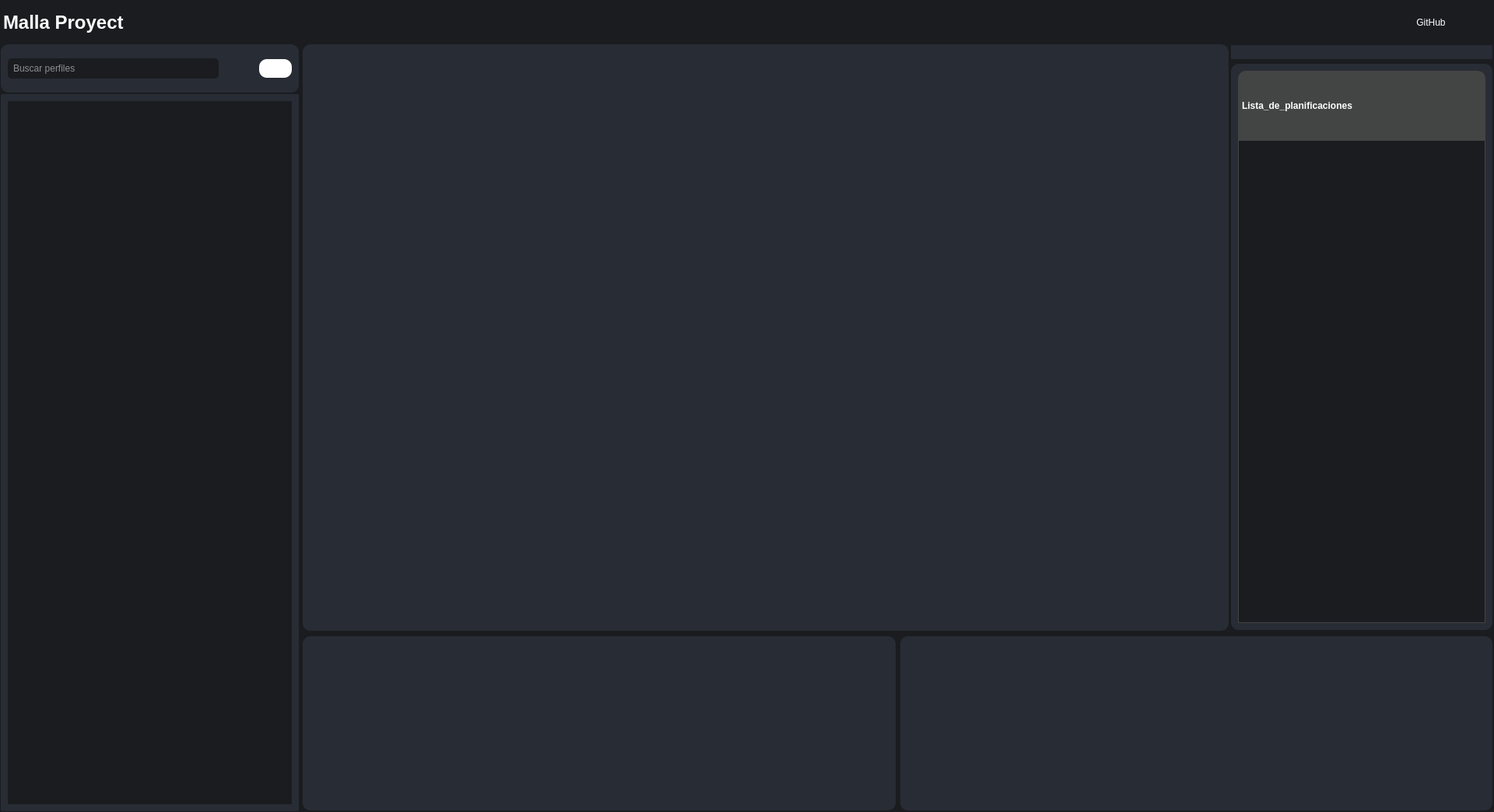
<?xml version="1.0" encoding="UTF-8"?>
<ui version="4.0">
 <class>MainWindow</class>
 <widget class="QMainWindow" name="MainWindow">
  <property name="geometry">
   <rect>
    <x>0</x>
    <y>0</y>
    <width>1920</width>
    <height>1044</height>
   </rect>
  </property>
  <property name="windowTitle">
   <string>MainWindow</string>
  </property>
  <property name="styleSheet">
   <string notr="true">QFrame , QWidget {
    background-color: #1A1C20;
    border: none;
    color: #FFFFFF;
}
#titulo{
    font-size: 24px;
    font-weight: bold;
}

#frame_barra_busqueda, #frame_contenedor_perfiles, #frame_informacion_perfil, #frame_informacion_planificacion,#frame_contenedor_planificaciones,#frame_informacion_curso, #frame_contenedor_malla{
    background-color: #282C34; 
    border-radius: 10px;
    color: white;	
}

#frame_contenedor_perfiles, #frame_barra_superior{
    border-radius: 2px;
}

#boton_tema , #boton_github, #boton_ayuda {
    border: none;
	color: white; 
	background-color: #1A1C20;
	border-radius: 5px;
	padding: 3px;
}
#boton_tema:hover,
#boton_github:hover,
#boton_buscar:hover,
#boton_ayuda:hover {
    background-color: #3C4048;         
	border-radius: 10px;      
}

#boton_crear_perfil:hover{
    background-color: #bcc5d6;    
}

#boton_crear_perfil{
    background-color: #FFFFFF; 
	border-radius: 10px;
	padding: 5px;
}

#boton_buscar{
	border-radius: 5px;
	padding: 5px;
	background-color: rgba(0,0,0,0); 
}

 #linea_buscar{
	border-radius: 5px;
	padding: 5px;
}


#frame_lista_planificaciones{
    background-color: #212121;
    color: #B0BEC5;
    border-top-right-radius: 10px;
    border-top-left-radius: 10px;
}

#frame_barra_superior_lista_planificacion{
    background-color: #434444; 
	border-top-right-radius: 10px;
    border-top-left-radius: 10px;
	padding:5%;
}


#label_lista_planificaciones{
    font-weight: bold;  
    background-color: #434444; 
	color: #FFFFFF;     
}

#scrollArea_lista_planificacion{
    border: 1px solid #434444;
}


</string>
  </property>
  <widget class="QWidget" name="centralwidget">
   <layout class="QVBoxLayout" name="verticalLayout" stretch="2,35">
    <property name="spacing">
     <number>0</number>
    </property>
    <property name="leftMargin">
     <number>1</number>
    </property>
    <property name="topMargin">
     <number>1</number>
    </property>
    <property name="rightMargin">
     <number>1</number>
    </property>
    <property name="bottomMargin">
     <number>1</number>
    </property>
    <item>
     <widget class="QFrame" name="frame_barra_superior">
      <property name="frameShape">
       <enum>QFrame::Shape::StyledPanel</enum>
      </property>
      <property name="frameShadow">
       <enum>QFrame::Shadow::Raised</enum>
      </property>
      <layout class="QHBoxLayout" name="horizontalLayout_4">
       <property name="spacing">
        <number>10</number>
       </property>
       <property name="leftMargin">
        <number>3</number>
       </property>
       <property name="rightMargin">
        <number>10</number>
       </property>
       <item>
        <widget class="QLabel" name="titulo">
         <property name="text">
          <string>Malla Proyect</string>
         </property>
        </widget>
       </item>
       <item>
        <spacer name="horizontalSpacer">
         <property name="orientation">
          <enum>Qt::Orientation::Horizontal</enum>
         </property>
         <property name="sizeHint" stdset="0">
          <size>
           <width>1563</width>
           <height>20</height>
          </size>
         </property>
        </spacer>
       </item>
       <item>
        <widget class="QPushButton" name="boton_tema">
         <property name="text">
          <string/>
         </property>
         <property name="icon">
          <iconset>
           <normaloff>../resources/light_theme/moon.svg</normaloff>../resources/light_theme/moon.svg</iconset>
         </property>
         <property name="iconSize">
          <size>
           <width>32</width>
           <height>32</height>
          </size>
         </property>
        </widget>
       </item>
       <item>
        <widget class="QPushButton" name="boton_github">
         <property name="text">
          <string>GitHub</string>
         </property>
         <property name="icon">
          <iconset>
           <normaloff>../resources/light_theme/Github_logo.svg</normaloff>../resources/light_theme/Github_logo.svg</iconset>
         </property>
         <property name="iconSize">
          <size>
           <width>32</width>
           <height>32</height>
          </size>
         </property>
        </widget>
       </item>
       <item>
        <widget class="QPushButton" name="boton_ayuda">
         <property name="text">
          <string/>
         </property>
         <property name="icon">
          <iconset>
           <normaloff>../resources/light_theme/help.svg</normaloff>../resources/light_theme/help.svg</iconset>
         </property>
         <property name="iconSize">
          <size>
           <width>32</width>
           <height>32</height>
          </size>
         </property>
        </widget>
       </item>
      </layout>
     </widget>
    </item>
    <item>
     <widget class="QFrame" name="frame_contenedor">
      <property name="frameShape">
       <enum>QFrame::Shape::StyledPanel</enum>
      </property>
      <property name="frameShadow">
       <enum>QFrame::Shadow::Raised</enum>
      </property>
      <layout class="QHBoxLayout" name="horizontalLayout" stretch="1,4">
       <property name="spacing">
        <number>2</number>
       </property>
       <property name="leftMargin">
        <number>0</number>
       </property>
       <property name="topMargin">
        <number>0</number>
       </property>
       <property name="rightMargin">
        <number>0</number>
       </property>
       <property name="bottomMargin">
        <number>0</number>
       </property>
       <item>
        <widget class="QFrame" name="barra_izquierda">
         <property name="frameShape">
          <enum>QFrame::Shape::StyledPanel</enum>
         </property>
         <property name="frameShadow">
          <enum>QFrame::Shadow::Raised</enum>
         </property>
         <layout class="QVBoxLayout" name="verticalLayout_4" stretch="1,15">
          <property name="spacing">
           <number>2</number>
          </property>
          <property name="leftMargin">
           <number>0</number>
          </property>
          <property name="topMargin">
           <number>0</number>
          </property>
          <property name="rightMargin">
           <number>0</number>
          </property>
          <property name="bottomMargin">
           <number>0</number>
          </property>
          <item>
           <widget class="QFrame" name="frame_barra_busqueda">
            <property name="frameShape">
             <enum>QFrame::Shape::StyledPanel</enum>
            </property>
            <property name="frameShadow">
             <enum>QFrame::Shadow::Raised</enum>
            </property>
            <layout class="QHBoxLayout" name="horizontalLayout_6">
             <property name="spacing">
              <number>10</number>
             </property>
             <item>
              <layout class="QHBoxLayout" name="barra_buscar">
               <property name="spacing">
                <number>0</number>
               </property>
               <item>
                <widget class="QLineEdit" name="linea_buscar">
                 <property name="placeholderText">
                  <string>Buscar perfiles</string>
                 </property>
                </widget>
               </item>
               <item>
                <widget class="QPushButton" name="boton_buscar">
                 <property name="text">
                  <string/>
                 </property>
                 <property name="icon">
                  <iconset>
                   <normaloff>../resources/light_theme/search.svg</normaloff>../resources/light_theme/search.svg</iconset>
                 </property>
                 <property name="iconSize">
                  <size>
                   <width>20</width>
                   <height>20</height>
                  </size>
                 </property>
                </widget>
               </item>
              </layout>
             </item>
             <item>
              <widget class="QPushButton" name="boton_crear_perfil">
               <property name="text">
                <string/>
               </property>
               <property name="icon">
                <iconset>
                 <normaloff>../resources/light_theme/mas.svg</normaloff>../resources/light_theme/mas.svg</iconset>
               </property>
               <property name="iconSize">
                <size>
                 <width>30</width>
                 <height>30</height>
                </size>
               </property>
              </widget>
             </item>
            </layout>
           </widget>
          </item>
          <item>
           <widget class="QFrame" name="frame_contenedor_perfiles">
            <property name="frameShape">
             <enum>QFrame::Shape::StyledPanel</enum>
            </property>
            <property name="frameShadow">
             <enum>QFrame::Shadow::Raised</enum>
            </property>
            <layout class="QHBoxLayout" name="horizontalLayout_5">
             <item>
              <widget class="QScrollArea" name="scrollArea">
               <property name="widgetResizable">
                <bool>true</bool>
               </property>
               <widget class="QWidget" name="contenedor">
                <property name="geometry">
                 <rect>
                  <x>0</x>
                  <y>0</y>
                  <width>365</width>
                  <height>904</height>
                 </rect>
                </property>
                <layout class="QVBoxLayout" name="verticalLayout_5"/>
               </widget>
              </widget>
             </item>
            </layout>
           </widget>
          </item>
         </layout>
        </widget>
       </item>
       <item>
        <widget class="QFrame" name="frame_5">
         <property name="frameShape">
          <enum>QFrame::Shape::StyledPanel</enum>
         </property>
         <property name="frameShadow">
          <enum>QFrame::Shadow::Raised</enum>
         </property>
         <layout class="QVBoxLayout" name="verticalLayout_2" stretch="10,3">
          <property name="leftMargin">
           <number>0</number>
          </property>
          <property name="topMargin">
           <number>0</number>
          </property>
          <property name="rightMargin">
           <number>0</number>
          </property>
          <property name="bottomMargin">
           <number>0</number>
          </property>
          <item>
           <widget class="QFrame" name="frame">
            <property name="frameShape">
             <enum>QFrame::Shape::StyledPanel</enum>
            </property>
            <property name="frameShadow">
             <enum>QFrame::Shadow::Raised</enum>
            </property>
            <layout class="QHBoxLayout" name="horizontalLayout_3" stretch="7,2">
             <property name="spacing">
              <number>0</number>
             </property>
             <property name="leftMargin">
              <number>3</number>
             </property>
             <property name="topMargin">
              <number>0</number>
             </property>
             <property name="rightMargin">
              <number>0</number>
             </property>
             <property name="bottomMargin">
              <number>0</number>
             </property>
             <item>
              <widget class="QFrame" name="frame_contenedor_malla">
               <property name="frameShape">
                <enum>QFrame::Shape::StyledPanel</enum>
               </property>
               <property name="frameShadow">
                <enum>QFrame::Shadow::Raised</enum>
               </property>
              </widget>
             </item>
             <item>
              <widget class="QFrame" name="frame_4">
               <property name="frameShape">
                <enum>QFrame::Shape::StyledPanel</enum>
               </property>
               <property name="frameShadow">
                <enum>QFrame::Shadow::Raised</enum>
               </property>
               <layout class="QVBoxLayout" name="verticalLayout_3">
                <property name="leftMargin">
                 <number>3</number>
                </property>
                <property name="topMargin">
                 <number>1</number>
                </property>
                <property name="rightMargin">
                 <number>1</number>
                </property>
                <property name="bottomMargin">
                 <number>1</number>
                </property>
                <item>
                 <widget class="QFrame" name="frame_informacion_curso">
                  <property name="frameShape">
                   <enum>QFrame::Shape::StyledPanel</enum>
                  </property>
                  <property name="frameShadow">
                   <enum>QFrame::Shadow::Raised</enum>
                  </property>
                  <layout class="QVBoxLayout" name="verticalLayout_8"/>
                 </widget>
                </item>
                <item>
                 <widget class="QFrame" name="frame_contenedor_planificaciones">
                  <property name="frameShape">
                   <enum>QFrame::Shape::StyledPanel</enum>
                  </property>
                  <property name="frameShadow">
                   <enum>QFrame::Shadow::Raised</enum>
                  </property>
                  <layout class="QVBoxLayout" name="verticalLayout_9">
                   <item>
                    <widget class="QFrame" name="frame_lista_planificaciones">
                     <property name="frameShape">
                      <enum>QFrame::Shape::StyledPanel</enum>
                     </property>
                     <property name="frameShadow">
                      <enum>QFrame::Shadow::Raised</enum>
                     </property>
                     <layout class="QVBoxLayout" name="verticalLayout_10" stretch="1,7">
                      <property name="spacing">
                       <number>0</number>
                      </property>
                      <property name="leftMargin">
                       <number>0</number>
                      </property>
                      <property name="topMargin">
                       <number>0</number>
                      </property>
                      <property name="rightMargin">
                       <number>0</number>
                      </property>
                      <property name="bottomMargin">
                       <number>0</number>
                      </property>
                      <item>
                       <widget class="QFrame" name="frame_barra_superior_lista_planificacion">
                        <property name="frameShape">
                         <enum>QFrame::Shape::StyledPanel</enum>
                        </property>
                        <property name="frameShadow">
                         <enum>QFrame::Shadow::Raised</enum>
                        </property>
                        <layout class="QHBoxLayout" name="horizontalLayout_7">
                         <property name="spacing">
                          <number>0</number>
                         </property>
                         <property name="leftMargin">
                          <number>0</number>
                         </property>
                         <property name="topMargin">
                          <number>0</number>
                         </property>
                         <property name="rightMargin">
                          <number>0</number>
                         </property>
                         <property name="bottomMargin">
                          <number>0</number>
                         </property>
                         <item>
                          <widget class="QLabel" name="label_lista_planificaciones">
                           <property name="text">
                            <string>Lista_de_planificaciones</string>
                           </property>
                          </widget>
                         </item>
                        </layout>
                       </widget>
                      </item>
                      <item>
                       <widget class="QScrollArea" name="scrollArea_lista_planificacion">
                        <property name="widgetResizable">
                         <bool>true</bool>
                        </property>
                        <widget class="QWidget" name="scrollAreaWidgetContentslista_planificacion">
                         <property name="geometry">
                          <rect>
                           <x>0</x>
                           <y>0</y>
                           <width>316</width>
                           <height>619</height>
                          </rect>
                         </property>
                        </widget>
                       </widget>
                      </item>
                     </layout>
                    </widget>
                   </item>
                  </layout>
                 </widget>
                </item>
               </layout>
              </widget>
             </item>
            </layout>
           </widget>
          </item>
          <item>
           <widget class="QFrame" name="frame_2">
            <property name="frameShape">
             <enum>QFrame::Shape::StyledPanel</enum>
            </property>
            <property name="frameShadow">
             <enum>QFrame::Shadow::Raised</enum>
            </property>
            <layout class="QHBoxLayout" name="horizontalLayout_2">
             <property name="leftMargin">
              <number>3</number>
             </property>
             <property name="topMargin">
              <number>1</number>
             </property>
             <property name="rightMargin">
              <number>1</number>
             </property>
             <property name="bottomMargin">
              <number>1</number>
             </property>
             <item>
              <widget class="QFrame" name="frame_informacion_perfil">
               <property name="frameShape">
                <enum>QFrame::Shape::StyledPanel</enum>
               </property>
               <property name="frameShadow">
                <enum>QFrame::Shadow::Raised</enum>
               </property>
               <layout class="QVBoxLayout" name="verticalLayout_6"/>
              </widget>
             </item>
             <item>
              <widget class="QFrame" name="frame_informacion_planificacion">
               <property name="frameShape">
                <enum>QFrame::Shape::StyledPanel</enum>
               </property>
               <property name="frameShadow">
                <enum>QFrame::Shadow::Raised</enum>
               </property>
               <layout class="QVBoxLayout" name="verticalLayout_7"/>
              </widget>
             </item>
            </layout>
           </widget>
          </item>
         </layout>
        </widget>
       </item>
      </layout>
     </widget>
    </item>
   </layout>
  </widget>
 </widget>
 <resources/>
 <connections/>
</ui>
